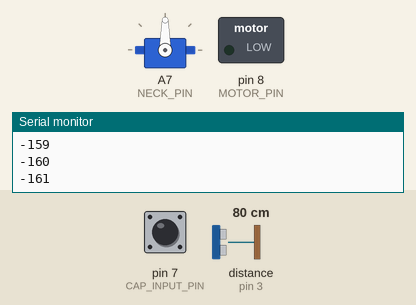
Bench run of a sketch on a simulated Arduino Mega 2560, built with avr-gcc and run on an emulated ATmega2560. Shown: servo, switched loads named in the sketch (green lamp = pin HIGH), the last lines printed to the serial monitor. Inputs (shaded band) come from the test bench; at power-on: distance to the obstacle (sensor on pin 3) 80 cm, pin 7 (CAP_INPUT_PIN) HIGH. The echo pulse lasts 58.3 µs per cm.

Above: at 1.2 s.
1.3 s: distance to the obstacle (sensor on pin 3) set to 16 cm
3.0 s: distance to the obstacle (sensor on pin 3) set to 13 cm
At 4.4 s:
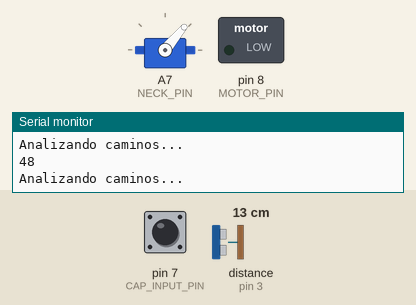
6.0 s: distance to the obstacle (sensor on pin 3) set to 18 cm
At 6.4 s:
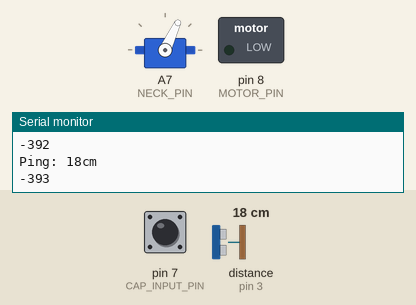
7.5 s: distance to the obstacle (sensor on pin 3) set to 2 cm
At 8.2 s:
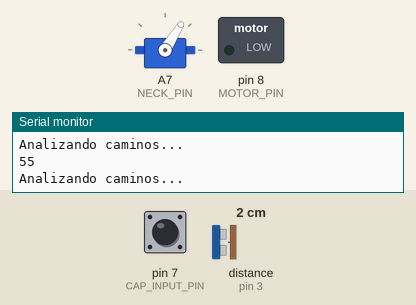
Timing chart, 0 to 11.5 s (numbered marks = the images above; inputs shaded):
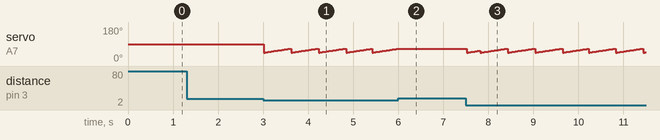

Measured:
- the behaviour switches between 15 and 14 cm on distance to the obstacle (sensor on pin 3) (found by bisection; images 0 and 1)
- after the input at 3.0 s, servo on A7 (NECK_PIN): ramps from 45° to 65° and jumps back, once every 0.61 s
- after the input at 6.0 s, servo on A7 (NECK_PIN): stays 65° (without the input it goes to 45° after 0.03 s)

The sketch:

int_TactoVista.ino
```cpp
#include <Servo.h>
#include <NewPing.h>
#include <CapacitiveSensor.h>

#define THRESHOLD 700
#define CAP_OUTPUT_PIN 10
#define CAP_INPUT_PIN 7
#define MOTOR_PIN 8
#define NECK_PIN A7
#define CENTERED_POS 90
#define TRIGGER_PIN 5    // Arduino pin tied to trigger pin on ping sensor.
#define ECHO_PIN 3       // Arduino pin tied to echo pin on ping sensor.
#define MAX_DISTANCE 90  // Maximum distance we want to ping for (in centimeters). Maximum sensor distance is rated at 400-500cm.
#define OBSTACLE_DISTANCE 15
#define VALOR_MIN_GATO 50

CapacitiveSensor capSensor = CapacitiveSensor(CAP_OUTPUT_PIN, CAP_INPUT_PIN);
Servo neck;
NewPing sonar(TRIGGER_PIN, ECHO_PIN, MAX_DISTANCE);  // NewPing setup of pins and maximum distance.

unsigned int pingSpeed = 50;  //120  // How frequently are we going to send out a ping (in milliseconds). 50ms would be 20 times a second.
unsigned long pingTimer;      // Holds the next ping time.

unsigned long simulatedMillis = 0;
unsigned long actual_time;
unsigned long last_observed_time = 0;
const unsigned long observe_compare = 600;  //400 /200

volatile bool isPetting = false;
volatile bool debeAnalizar = false;

const uint16_t limit = 9375;  // Timer5 interruption frecuency / velocity
int modoGato = 0;
volatile bool checkPetting = false;

void setup() {
  Serial.begin(9600);  // Open serial monitor at 115200 baud to see ping results.
  pinMode(MOTOR_PIN, OUTPUT);
  initTimer5();
  neck.attach(NECK_PIN);
  neck.write(CENTERED_POS);
  pingTimer = millis();  // Start now.
}

void loop() {
  // Set the US interruption check
  pingInterruptionCheck();

  // Do other stuff here.
  if (debeAnalizar) {
    actual_time = millis();
    last_observed_time = actual_time;
    seeArround();
  }
  if (checkPetting)
    petting();

  if (isPetting)
    modoGato++;

  Serial.println(modoGato);

  if (!isPetting)
    modoGato--;
  // Al final del loop resetea el petting
  isPetting = false;
}

void pingInterruptionCheck() {
  if (millis() >= pingTimer) {    // pingSpeed milliseconds since last ping, do another ping.
    pingTimer += pingSpeed;       // Set the next ping time.
    sonar.ping_timer(echoCheck);  // Send out the ping, calls "echoCheck" function every 24uS where you can check the ping status.
  }
}

void initTimer5() {
  TCNT5 = 0;  // Inicializar el contador en 0

  TCCR5B = 0;  // INICIO PRESCALAR EN 0
  // LUEGO CONFIGURO LOS BITS NECESARIOS PARA EL VALOR DE PRESCALAR QUE DESEO (1024 en este caso)
  TCCR5B |= (1 << CS50);
  //TCCR5B |= (1 << CS51);
  TCCR5B |= (1 << CS52);
  TCCR5B |= (1 << WGM52);  //CTC => Clear Timer on Compare

  TCCR5A = 0;
  TIMSK5 = 0;
  TIMSK5 |= (1 << OCIE5A);  // Habilita la interrupción de comparación del Timer5

  OCR5A = limit;  // Establecer el valor de comparación para el Timer5
}

void echoCheck() {  // Timer2 interrupt calls this function every 24uS where you can check the ping status.
  // Don't do anything here!
  if (sonar.check_timer()) {  // This is how you check to see if the ping was received.
    // Here's where you can add code.
    Serial.print("Ping: ");
    Serial.print(sonarToCm());  // Ping returned, uS result in ping_result, convert to cm with US_ROUNDTRIP_CM.
    Serial.println("cm");

    // Analizar si hay algun obstaculo enfrente.
    if (sonarToCm() < OBSTACLE_DISTANCE && sonarToCm() != 0) {
      debeAnalizar = true;
      simulatedMillis += 24 / 1000;
    }
  }
  // Don't do anything here!
}

void petting() {
  if (capSensor.capacitiveSensor(30) > THRESHOLD && modoGato > VALOR_MIN_GATO)
    digitalWrite(MOTOR_PIN, HIGH);
  else
    digitalWrite(MOTOR_PIN, LOW);
}

// Cuando analiza el entorno no se va a mover, por lo que lo unico que lo puede
// interrumpir es acariciarlo
// FALTA TENER EN CUENTA SI EL ANCHO DEL GATO PERMITE QUE PASE POR EL MEJOR CAMINO DETECTADO
void seeArround() {
  int anguloInicial = 45;
  int anguloFinal = 135;
  int paso = 5;
  int mejorAngulo = 90;
  int mejorDistancia = 0;


  // Mueve la cabeza para detectar el entorno
  // version con while - SOLO MIRA LADO , FALTA OTRO WHILE PARA MIRAR AL OTRO LADO
  int angulo = anguloInicial;
  bool noObstacle = false;

  while (angulo <= anguloFinal && !isPetting) {  // && !isPetting
    actual_time = millis();
    if ((simulatedMillis - last_observed_time) >= observe_compare) {
      neck.write(angulo);
      Serial.println(angulo);

      int distancia = sonarToCm();
      // El mejor caso es en el que no encuentra obstaculos en alguna direccion
      if (sonarToCm() == MAX_DISTANCE || sonarToCm() == 0) {
        mejorDistancia = distancia;
        mejorAngulo = angulo;
        noObstacle = true;
      } else if (distancia > mejorDistancia && !noObstacle) {  // Si no existe una direccion sin obstaculos, opta por dirigirse a la que haya detectado una mayor distancia con el obstaculo
        mejorDistancia = distancia;
        mejorAngulo = angulo;
      }
      last_observed_time = actual_time;
      angulo++;
    }
    Serial.println("Analizando caminos...");
  }

  while (angulo >= anguloInicial && !isPetting) {
    actual_time = millis();
    if ((simulatedMillis - last_observed_time) >= observe_compare) {
      neck.write(angulo);
      Serial.println(angulo);

      int distancia = sonarToCm();
      // El mejor caso es en el que no encuentra obstaculos en alguna direccion
      if (sonarToCm() == MAX_DISTANCE || sonarToCm() == 0) {
        mejorDistancia = distancia;
        mejorAngulo = angulo;
        noObstacle = true;
      } else if (distancia > mejorDistancia && !noObstacle) {  // Si no existe una direccion sin obstaculos, opta por dirigirse a la que haya detectado una mayor distancia con el obstaculo
        mejorDistancia = distancia;
        mejorAngulo = angulo;
      }
      last_observed_time = actual_time;
      angulo--;
    }
    Serial.println("Analizando caminos...");
  }

  // Usa booleano isPetting para chequear si se ejecutó la interrupción de la caricia. Si no se interrumpio el analisis, la cabeza gira a la mejor pos analizada
  if (isPetting) {
  }

  // Si se encuentra encerrado debe retroceder y pegar la vuelta o analizar desde otra posicion
  if (mejorDistancia <= OBSTACLE_DISTANCE) {
    //Serial.println("Debe retroceder.");
    //retroceder();  -->  //cuello.write(valorInicialCuello);  // Vuelve a la posicion inicial del cuello
  }
  debeAnalizar = false;
}

int sonarToCm() {
  return (sonar.ping_result / US_ROUNDTRIP_CM);
}

bool inTime(int& observed_time) {
  if (millis() - observed_time >= observe_compare) {
    observed_time = millis();
    return true;
  }
  return false;
}

// Rutina de interrupción para el Timer5
ISR(TIMER5_COMPA_vect) {
  checkPetting = !checkPetting;
  isPetting = true;
}
```
